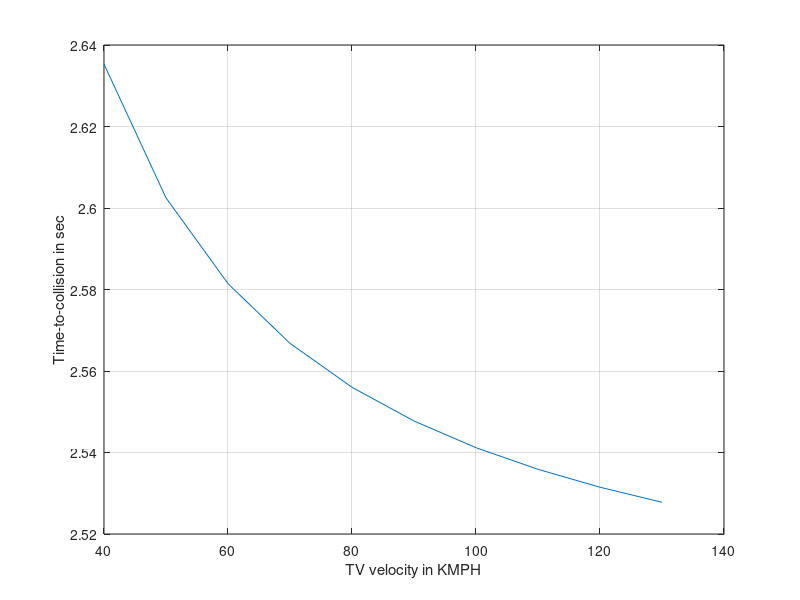
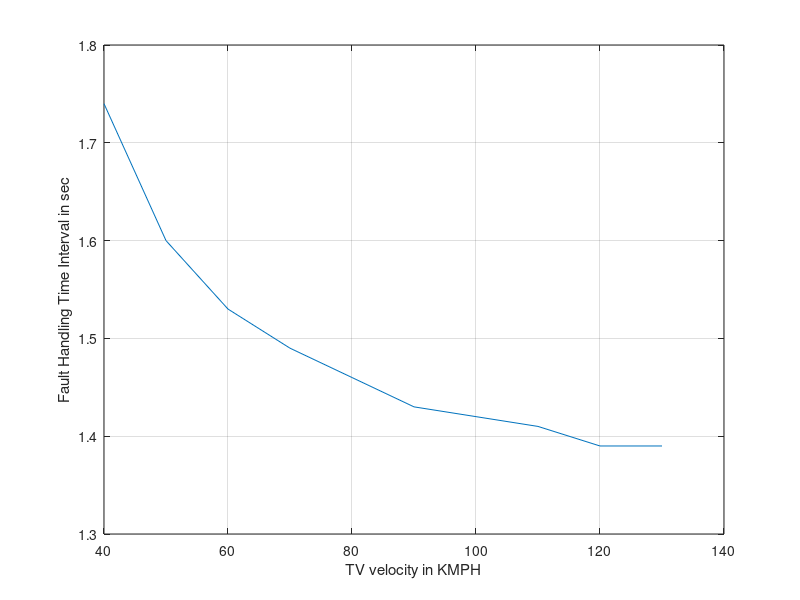

Here is the MATLAB script that generated these plots, in order: (Note: this script raises an error after producing the figures.)
%% Clean workspace and close all
clear all;
clc;
close all;

%% Constraint for parameter

amax=-7;
G=7;
SFDCarFW=3;
Vhwy_kmph_EV=130;
SignF = -1;

TTTC = [];
FFHTI = [];
VVhwy_kmph_TV=[];
%% TTC calculation
for Vhwy_kmph_TV=40:10:130
Vss_mps_TV=Vhwy_kmph_TV*0.2778;
S=SFDCarFW*0.2778*Vhwy_kmph_TV;
a=-(9.81*(Vhwy_kmph_TV*Vhwy_kmph_TV/(254*S)-(G/100)));
TTC =(-Vss_mps_TV+sqrt(Vss_mps_TV^2+2*S*-a))/-a;
  
%% FHTI calculation
for j = 0.01 : 0.01 : TTC
    Dist_A =Vss_mps_TV*j+ 0.5 * -a * j^2;
    VV = Vss_mps_TV+(-a)*j;
    Dist_B = VV*j+0.5 * amax * j^2;
    if sign(((Dist_A + Dist_B) - S)) ~= sign(SignF)
        break;
    else
        signF = sign(((Dist_A + Dist_B) - S));
    end
end
FHTI = j;

TTTC=[TTTC TTC];
FFHTI=[FFHTI FHTI];
VVhwy_kmph_TV=[VVhwy_kmph_TV Vhwy_kmph_TV];
end

%% plots
figure(1);
plot(VVhwy_kmph_TV,TTTC);
grid on
xlabel('TV velocity in KMPH')
ylabel('Time-to-collision in sec');
hold on

f=gcf;
saveas(f,'freewayInsufficient_Accel_TTC.jpg');

figure(2);
plot(VVhwy_kmph_TV,FFHTI);
grid on
xlabel('TV velocity in KMPH')
ylabel('Fault Handling Time Interval in sec');
hold on


f=gcf;
saveas(f,'freewayInsufficient_Accel_FHTI.jpg');

%% excel write
x_speed=VVhwy_kmph_TV';
y_TTC=TTTC';
z_FHTI=FFHTI';
data={'Vehicle_Speed','TTC','FHTI'};
xlswrite('Functional_Safety_Scenarios',data,'freewayInsufficient_Accel','A1');
xlswrite('Functional_Safety_Scenarios',x_speed,'freewayInsufficient_Accel','A2');
xlswrite('Functional_Safety_Scenarios',y_TTC,'freewayInsufficient_Accel','B2');
xlswrite('Functional_Safety_Scenarios',z_FHTI,'freewayInsufficient_Accel','C2');

folder = pwd;
excelFileName = 'Functional_Safety_Scenarios.xls';
fullFileName = fullfile(folder, excelFileName);
objExcel = actxserver('Excel.Application');
objExcel.Visible = true;
ExcelWorkbook = objExcel.Workbooks.Open(fullFileName);
oSheet = objExcel.ActiveSheet;
imageFolder = fileparts(which('freewayInsufficient_Accel_TTC.jpg'));
imageFullFileName = fullfile(imageFolder, 'freewayInsufficient_Accel_TTC.jpg');
Shapes = oSheet.Shapes;
Shapes.AddPicture(imageFullFileName, 0, 1, 400, 20, 400, 300);

imageFolder1 = fileparts(which('freewayInsufficient_Accel_FHTI.jpg'));
imageFullFileName1 = fullfile(imageFolder, 'freewayInsufficient_Accel_FHTI.jpg');
Shapes.AddPicture(imageFullFileName1, 0, 1, 850, 20, 400, 300);

objExcel.DisplayAlerts = false;
ExcelWorkbook.SaveAs(fullFileName);
ExcelWorkbook.Close(false);
objExcel.Quit; 